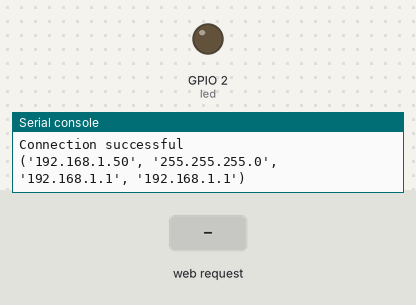
A program run on a simulated ESP32 board running MicroPython. Shown: output pins drawn as LEDs (lit = HIGH), the last lines printed to the serial console. Inputs (shaded band) come from the test bench. WiFi joins after 1.5 s.

Above: at 2.7 s.
2.8 s: HTTP request GET /?led=on received
At 3.7 s:
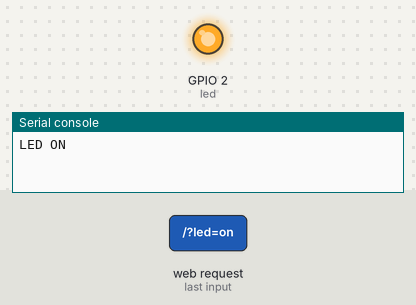
4.3 s: HTTP request GET /?led=off received
At 4.8 s:
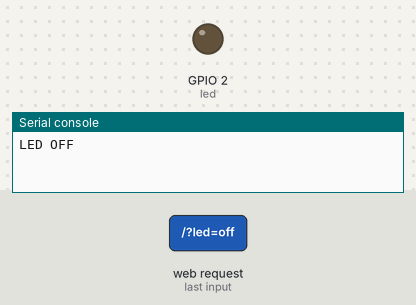
Timing chart, 0 to 7.3 s (numbered marks = the images above; inputs shaded):
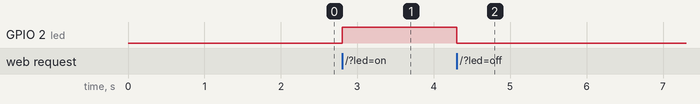

The program:

main.py
```python
def web_page():
  if led.value() == 1:
    gpio_state="ON"
  else:
    gpio_state="OFF"

  html = """<html>
                <head>
                    <title>ESP Web Server</title>
                    <link rel="icon" href="data:,">
                </head>

                <body>
                    <h1>ESP Web Server</h1>
                    <p>
                    GPIO state:""" + gpio_state + """
                    </p>
                    <p>
                        <a href="/?led=on">
                            <button>ON</button>
                        </a>
                    </p>
                    <p>
                        <a href="/?led=off">
                            <button>OFF</button>
                        </a>
                    </p>
                </body>
            </html>"""
  return html

s = socket.socket(socket.AF_INET, socket.SOCK_STREAM)
s.bind(('', 80))
s.listen(5)

while True:
  conn, addr = s.accept()
  print('Got a connection from %s' % str(addr))
  request = conn.recv(1024)
  request = str(request)
  print('Content = %s' % request)
  led_on = request.find('/?led=on')
  led_off = request.find('/?led=off')
  if led_on == 6:
    print('LED ON')
    led.value(1)
  if led_off == 6:
    print('LED OFF')
    led.value(0)
  response = web_page()
  conn.send('HTTP/1.1 200 OK\n')
  conn.send('Content-Type: text/html\n')
  conn.send('Connection: close\n\n')
  conn.sendall(response)
  conn.close()
```

boot.py
```python
import socket
from machine import Pin
import network
import esp
esp.osdebug(None)

#garbage collection
import gc
gc.collect()

ssid = '[INSERT]'
password = '[INSERT]'

#station mode is where the esp32 connects to your existing wifi network
station = network.WLAN(network.STA_IF)
station.active(True)
station.connect(ssid, password)

while station.isconnected() == False:
  pass

print('Connection successful')
print(station.ifconfig())

led = Pin(2, Pin.OUT)
```

Measured:
- after the input at 2.8 s, GPIO 2 (led): LOW → HIGH at once
- after the input at 4.3 s, GPIO 2 (led): HIGH → LOW at once
